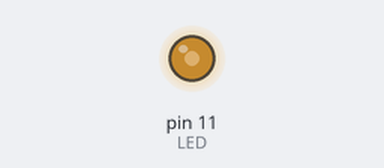
This sketch was run on a simulated Arduino Uno, built with avr-gcc and run on an emulated ATmega328P. On the bench: output pins drawn as LEDs (lit = HIGH).

Above: at 0.1 s.
Timing chart, 0 to 1.6 s (numbered marks = the images above):
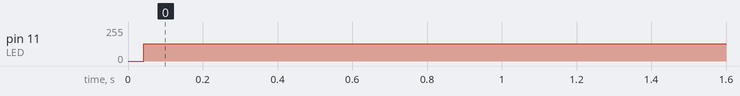

The sketch:

transmittNEW.ino
```cpp
#define LED 11
#define H HIGH
#define L LOW
int val =500;
void setup(){
  pinMode(LED,OUTPUT);
}

void loop(){
  digitalWrite(LED,L);
  delayMicroseconds(val);
   digitalWrite(LED,H);
  delayMicroseconds(val);
}
```

Measured:
- by itself, pin 11 (LED): 0/255 → 129/255 at 0.04 s
